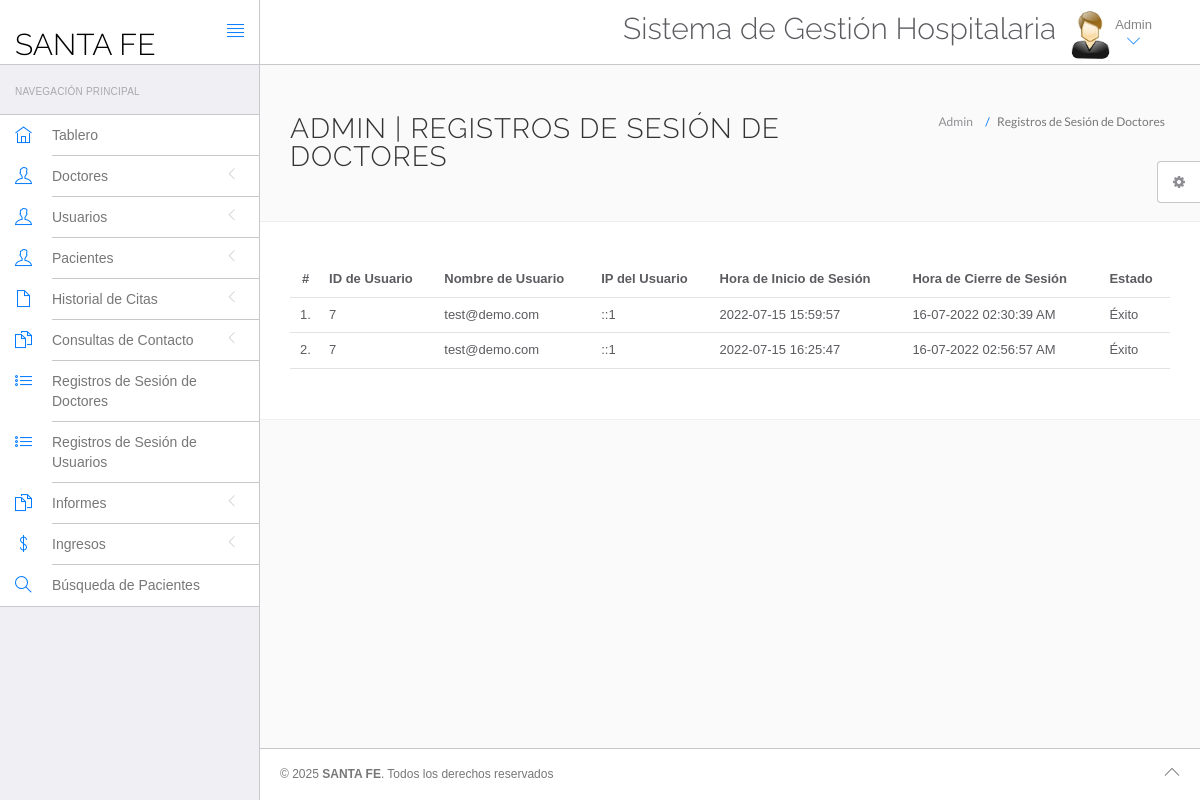
/hms/admin/doctor-logs.php (signed in), run on the app's committed database.
### tables this page shows
CREATE TABLE `doctorslog` (
  `id` int(11) NOT NULL AUTO_INCREMENT,
  `uid` int(11) DEFAULT NULL,
  `username` varchar(255) DEFAULT NULL,
  `userip` binary(16) DEFAULT NULL,
  `loginTime` timestamp NULL DEFAULT current_timestamp(),
  `logout` varchar(255) DEFAULT NULL,
  `status` int(11) DEFAULT NULL,
  PRIMARY KEY (`id`)
);

### hms/admin/doctor-logs.php (the view, shortened to what this page needs)
<?php
include('include/config.php');
?>
<!DOCTYPE html>
<html lang="es">
    <head>
        <link rel="stylesheet" href="vendor/bootstrap/css/bootstrap.min.css">
        <link rel="stylesheet" href="vendor/fontawesome/css/font-awesome.min.css">
        <link rel="stylesheet" href="vendor/themify-icons/themify-icons.min.css">
        <link href="vendor/animate.css/animate.min.css" rel="stylesheet" media="screen">
        <link href="vendor/perfect-scrollbar/perfect-scrollbar.min.css" rel="stylesheet" media="screen">
        <link href="vendor/switchery/switchery.min.css" rel="stylesheet" media="screen">
        <link href="vendor/bootstrap-touchspin/jquery.bootstrap-touchspin.min.css" rel="stylesheet" media="screen">
        <link href="vendor/select2/select2.min.css" rel="stylesheet" media="screen">
        <link href="vendor/bootstrap-datepicker/bootstrap-datepicker3.standalone.min.css" rel="stylesheet" media="screen">
        <link href="vendor/bootstrap-timepicker/bootstrap-timepicker.min.css" rel="stylesheet" media="screen">
        <link rel="stylesheet" href="assets/css/styles.css">
        <link rel="stylesheet" href="assets/css/plugins.css">
        <link rel="stylesheet" href="assets/css/themes/theme-1.css" id="skin_color" />
    </head>
    <body>
        <div id="app">
<?php include('include/sidebar.php');?>
            <div class="app-content">
                    <?php include('include/header.php');?>
                <div class="main-content" >
                    <div class="wrap-content container" id="container">
                        <section id="page-title">
                            <div class="row">
                                <div class="col-sm-8">
                                    <h1 class="mainTitle">Admin | Registros de Sesión de Doctores</h1>
                                                                    </div>
                                <ol class="breadcrumb">
                                    <li>
                                        <span>Admin</span>
                                    </li>
                                    <li class="active">
                                        <span>Registros de Sesión de Doctores</span>
                                    </li>
                                </ol>
                            </div>
                        </section>
                        <div class="container-fluid container-fullw bg-white">
                                    <div class="row">
                                <div class="col-md-12">
                                    <table class="table table-hover" id="sample-table-1">
                                        <thead>
                                            <tr>
                                                <th class="center">#</th>
                                                <th class="hidden-xs">ID de Usuario</th>
                                                <th>Nombre de Usuario</th>
                                                <th>IP del Usuario</th>
                                                <th>Hora de Inicio de Sesión</th>
                                                <th>Hora de Cierre de Sesión</th>
                                                <th> Estado </th>
                                            </tr>
                                        </thead>
                                        <tbody>
<?php
$sql=mysqli_query($con,"select * from doctorslog ");
$cnt=1;
while($row=mysqli_fetch_array($sql))
{
?>
                                            <tr>
                                                <td class="center"><?php echo $cnt;?>.</td>
                                                <td class="hidden-xs"><?php echo $row['uid'];?></td>
                                                <td class="hidden-xs"><?php echo $row['username'];?></td>
                                                <td><?php echo $row['userip'];?></td>
                                                <td><?php echo $row['loginTime'];?></td>
                                                <td><?php echo $row['logout'];?>
                                                </td>
                                                <td>
<?php if($row['status']==1)
{
    echo "Éxito";
}
else
{
    echo "Fallo";
}?>
</td>
                                            </tr>
                                            <?php
$cnt=$cnt+1;
                                             }?>
                                        </tbody>
                                    </table>
                                </div>
                            </div>
                                </div>
                    </div>
                </div>
            </div>
    <?php include('include/footer.php');?>
    <?php include('include/setting.php');?>
        </div>
    </body>
</html>

### hms/admin/assets/css/themes/theme-1.css (style rules this page uses)
body { background: #FAFAFA; }

### data on the page
doctorslog: uid "7", username "test@demo.com", userip "::1", loginTime "2022-07-15 15:59:57", logout "16-07-2022 02:30:39 AM", status "Éxito"
doctorslog: uid "7", username "test@demo.com", userip "::1", loginTime "2022-07-15 16:25:47", logout "16-07-2022 02:56:57 AM", status "Éxito"
